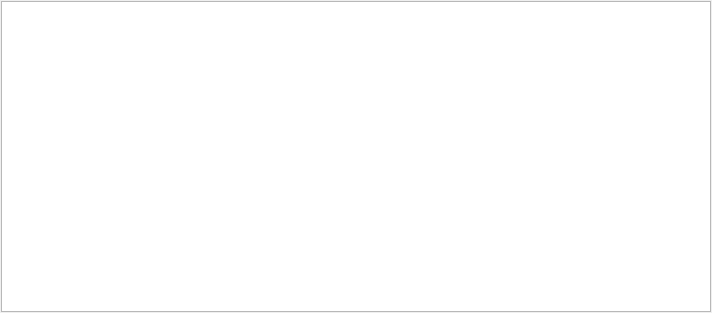
<?xml version="1.0" encoding="UTF-8"?>
<ui version="4.0">
 <class>MouseKeyTest</class>
 <widget class="QWidget" name="MouseKeyTest">
  <property name="geometry">
   <rect>
    <x>0</x>
    <y>0</y>
    <width>712</width>
    <height>313</height>
   </rect>
  </property>
  <property name="windowTitle">
   <string>Form</string>
  </property>
  <layout class="QGridLayout" name="gridLayout">
   <property name="leftMargin">
    <number>1</number>
   </property>
   <property name="topMargin">
    <number>1</number>
   </property>
   <property name="rightMargin">
    <number>1</number>
   </property>
   <property name="bottomMargin">
    <number>1</number>
   </property>
   <property name="spacing">
    <number>2</number>
   </property>
   <item row="0" column="0">
    <widget class="QTextEdit" name="textEdit"/>
   </item>
  </layout>
 </widget>
 <resources/>
 <connections/>
</ui>
